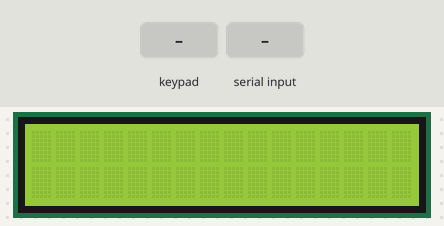
Recording of a sketch running on a simulated Arduino Mega 2560, built with avr-gcc and run on an emulated ATmega2560. Parts: 16×2 character LCD. The test bench sets the inputs (shaded band). What the sketch prints to the serial monitor is not drawn.

Above: at 1.2 s.
1.3 s: keypad keys 3 9 4 0 4 1 4 2 = pressed 0.4 s apart
At 4.5 s:
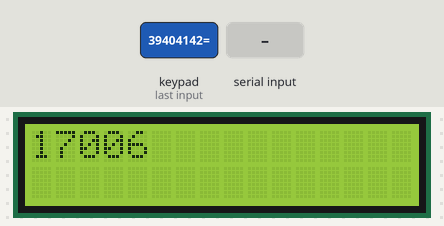
6.4 s: "=" received over Serial
At 8.1 s:
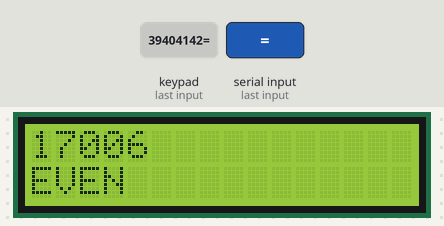
9.4 s: key '7' pressed
At 10.6 s:
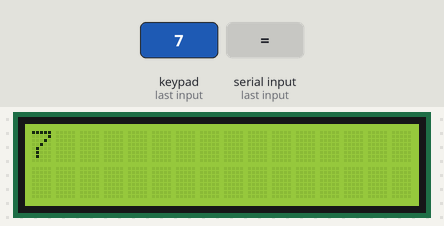
10.9 s: keypad keys 4 3 4 4 4 5 4 6 = pressed 0.4 s apart
At 14.4 s:
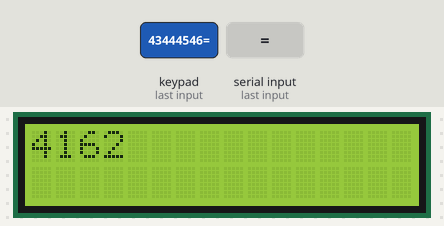
16.0 s: "1\n" received over Serial
At 16.8 s:
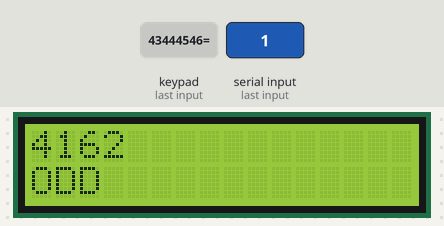
Timing chart, 0 to 19.0 s (numbered marks = the images above; inputs shaded):
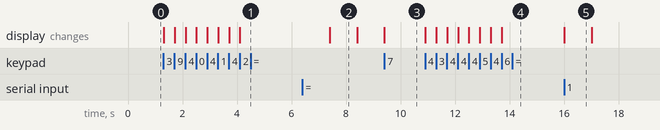

Measured:
- after the input at 1.3 s, the display: first changes at once (image 1 shows a later state)
- after the input at 6.4 s, the display: changes after 1.0 s (image 2)
- after the input at 9.4 s, the display: changes at once (image 3)
- after the input at 10.9 s, the display: first changes at once (image 4 shows a later state)
- after the input at 16.0 s, the display: changes at once (image 5)
- what the display in image 2 shows lasts 1.0 s, from 7.4 s to 8.4 s

The sketch:

sketch_nov20a.ino
```cpp
#include <Arduino.h>
#include <Wire.h>
#include <LiquidCrystal.h>
#include <Keypad.h>

int curr_row = 0;
int curr_col = 0;

#define E 33
#define RS 32
#define D4 34
#define D5 35
#define D6 36
#define D7 37
#define ROWS 2
#define COLS 16

LiquidCrystal lcd(RS, E, D4, D5, D6, D7);

const byte rows = 4; //four rows
const byte cols = 4; //four columns
char keys[rows][cols] = {
  {'7', '8', '9', '/'},
  {'4', '5', '6', '*'},
  {'1', '2', '3', '-'},
  {'c', '0', '=', '+'}
};
byte rowPins[rows] = {39, 40, 41, 42}; //connect to the row pinouts of the keypad
byte colPins[cols] = {43, 44, 45, 46}; //connect to the column pinouts of the keypad
Keypad keypad = Keypad(makeKeymap(keys), rowPins, colPins, rows, cols);

void setup() {
  // put your setup code here, to run once:
  Serial.begin(9600);
  lcd.begin(COLS, ROWS);
  lcd.clear();
}

void loop() {
  // put your main code here, to run repeatedly:
  lcd.clear();
  int input = 0;

  while (true)
  {
    char key = keypad.getKey();
    if (key == '=') {
      // Start compute by the other aurdoino
      begin_cooperation(input);
      delay(1000);
      break;
    } else {
      if ( key - '0' >= 0 && key - '0' < 10 ) {
        input = input * 10 + (key - '0');
        lcd.clear();
        lcd.print(input);
      }
    }
  }
}

void begin_cooperation(int input) {
  lcd.setCursor(0, 1);

  Serial.print(input);

  while (true)
  {
    if (Serial.available() > 0) {
      int number = Serial.parseInt();

      if (number == 1) {
        lcd.print("ODD");
        Serial.print("DONE");
        break;
      } else if (number == 0) {
        lcd.print("EVEN");
        Serial.print("DONE");
        break;
      } else {
        number = number > 0 ? number - 2 : number + 2;
        Serial.print(number);
      }
    }
  }
}
```
